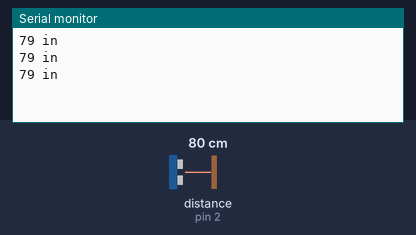
The sketch below on a simulated Arduino Uno, built with avr-gcc and run on an emulated ATmega328P. Shown: the last lines printed to the serial monitor. Wiring (inferred from the names in the program): ultrasonic range finder: trigger pin 3; echo pin 2. Inputs (shaded band) come from the test bench; at power-on: distance to the obstacle (sensor on pin 2) 80 cm. The echo pulse lasts 58.3 µs per cm.

Above: at 1.3 s.
1.4 s: distance to the obstacle (sensor on pin 2) set to 2 cm
At 1.9 s:
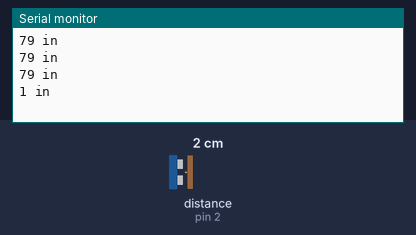
2.9 s: distance to the obstacle (sensor on pin 2) set to 4 cm
At 3.4 s:
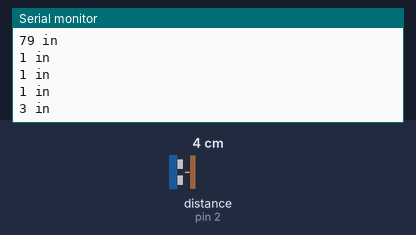
Timing chart, 0 to 5.9 s (numbered marks = the images above; inputs shaded):
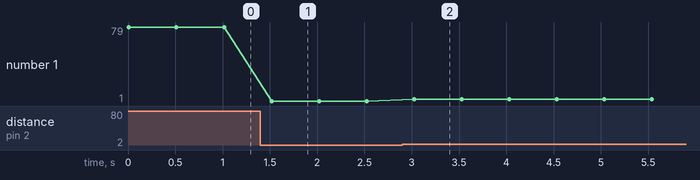

The sketch:

ultrasonic_sensor_testing.ino
```cpp
#define echoPin 2
#define triggerPin 3

void setup(){
  Serial.begin (9600); // start the serial stream
  pinMode(triggerPin, OUTPUT);
  pinMode(echoPin, INPUT);
}

void loop(){
  int duration, distance;

  // Turn on the trigger for 1 millisecond
  digitalWrite(triggerPin, HIGH);
  delayMicroseconds(1000);
  digitalWrite(triggerPin, LOW);

  // Find the duration it took to get the signal using the pulseIn function
  duration = pulseIn(echoPin, HIGH);
  // Calc the distance and convert to cm
  distance = (duration / 2) / 29.1;

  // Print the results
  Serial.print(distance);
  Serial.print(" in");
  Serial.println();
  delay(500);

}
```

Measured:
- after the input at 1.4 s, the serial monitor: prints a new line after 0.12 s (image 1)
- after the input at 2.9 s, the serial monitor: prints a new line after 0.13 s (image 2)
- plotted number 1: 79 → 1 after the input at 1.4 s, 1 → 3 after the input at 2.9 s
